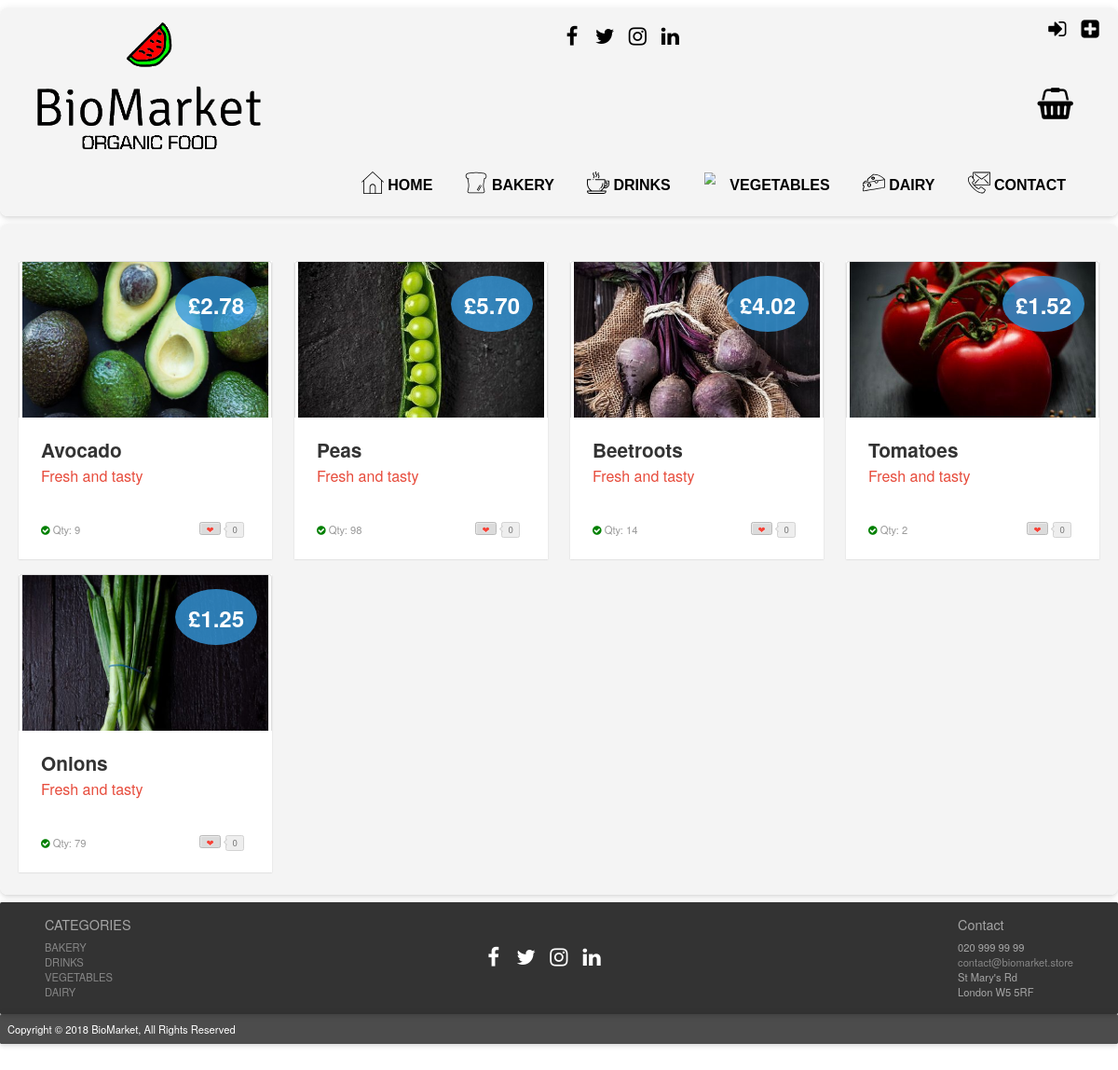
The app's page /?page=products_vegetables, older data.
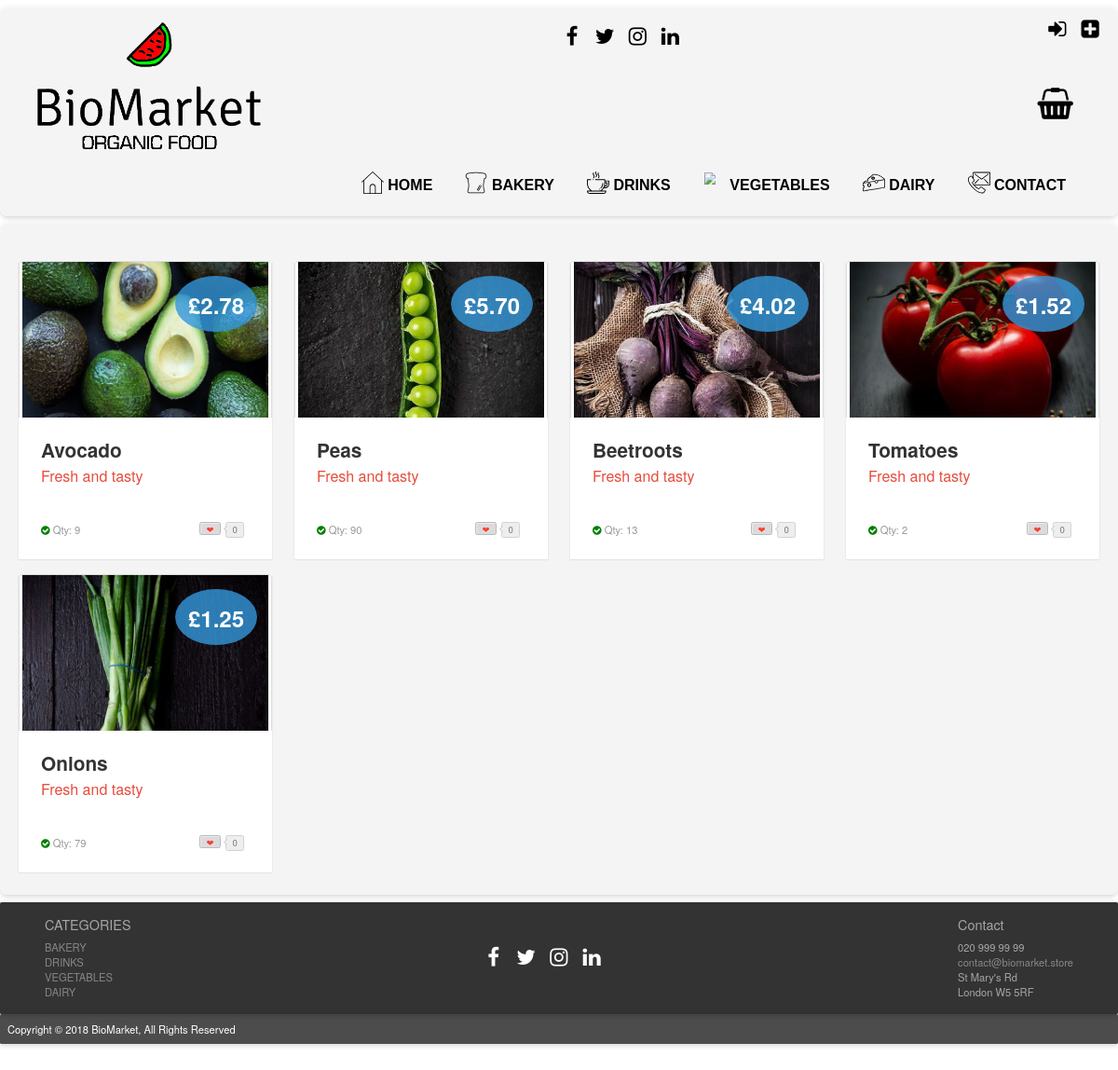
The same page, newer data.
### tables this page shows
CREATE TABLE IF NOT EXISTS `products` (
  `prod_id` int(11) NOT NULL AUTO_INCREMENT,
  `prod_name` varchar(50) NOT NULL,
  `price` decimal(5,2) NOT NULL,
  `sup_id` int(11) NOT NULL,
  `prod_dsc` varchar(230) NOT NULL,
  `prod_img` text NOT NULL,
  `cat_id` int(11) NOT NULL,
  `sto_qty` int(8) NOT NULL,
  PRIMARY KEY (`prod_id`),
  KEY `sup_id` (`sup_id`),
  KEY `cat_id` (`cat_id`)
);

### index.php (called while the page is built, shortened)
<?php
include "php/config.php";
$page = "home";
if (isset($_GET["page"])) {
    $page = basename($_GET["page"]);
}
if (file_exists("php/".$page.".php")) {
    include "php/".$page.".php";
}
include "layout.php";

### php/config.php (called while the page is built, shortened)
<?php
function is_logged_in()
{
    return isset($_SESSION["logged_in"]) && ($_SESSION["logged_in"] == true);
}
function get_user_level()
{
    $level = "VISITOR";
    return $level;
}

### php/products_vegetables.php (the view, shortened to what this page needs)
<!DOCTYPE html>
<html lang="en">
    <?php
    $userlevel = get_user_level();
    ?>
    <head>
        <link rel="stylesheet prefetch" href="css/__codepen_io_andytran_pen.css">
        <link rel="stylesheet" href="css/stylelogin.css">
        <link rel="stylesheet" href="css/product_card_style.css">
    </head>
    <body>
        <section class="category-section">
            <div class="container">
                <div class="row">
                    <?php
                    $search = "SELECT * FROM products WHERE cat_id = '3' ORDER BY prod_id ASC";
                    $result = mysqli_query($mysqli, $search);
                    while ($row = mysqli_fetch_assoc($result)) {
                        if (!$row["sto_qty"] <= 0) {
                            if ($userlevel == "MEMBER") {
                                ?>
                                <div class="col-lg-3 col-sm-6 col-xs-12" ><a href="#"></a>
                                    <div class="post-module">
                                        <div class="thumbnail">
                                            <div class="price">
                                                <div class="deal">&pound<?php echo $row["price"] ?></div>
                                            </div><img alt="product example" src="<?php echo $row["prod_img"] ?>">
                                        </div>
                                        <div class="post-content">
                                            <div class="category">
                                                <?php
                                                print '<div class="toCard"><a href="?page=product_page&prod_id=' . $row["prod_id"] . '&action=add_to_basket">Add to Basket</a>
                    </div> ';
                                                ?>
                                            </div>
                                            <h1 class="title"><?php echo $row["prod_name"] ?></h1>
                                            <h2 class="sub_title">Fresh and tasty</h2>
                                            <p class="description"><?php echo $row["prod_dsc"] ?>
                                            <div class="post-meta">
                                                <span class="showStock"><i class="fa fa-check-circle"></i>
                                                    <a>Qty: <?php echo $row["sto_qty"] ?></a></span><a href="#" title="Love it" class="btn btn-counter" data-count="0"><span>&#x2764;</span></a></div>
                                        </div>
                                    </div>
                                </div>
                                <?php
                            } else {
                                ?>
                                <div class="col-lg-3 col-sm-6 col-xs-12" ><a href="#"></a>
                                    <div class="post-module">
                                        <div class="thumbnail">
                                            <div class="price">
                                                <div class="deal">&pound<?php echo $row["price"] ?></div>
                                            </div><img alt="product example" src="<?php echo $row["prod_img"] ?>">
                                        </div>
                                        <div class="post-content">
                                            <h1 class="title"><?php echo $row["prod_name"] ?></h1>
                                            <h2 class="sub_title">Fresh and tasty</h2>
                                            <p class="description"><?php echo $row["prod_dsc"] ?>
                                            <div class="post-meta">
                                                <span class="showStock"><i class="fa fa-check-circle"></i>
                                                    <a>Qty: <?php echo $row["sto_qty"] ?></a></span><a href="#" title="Love it" class="btn btn-counter" data-count="0"><span>&#x2764;</span></a></div>
                                        </div>
                                    </div>
                                </div>
                                <?php
                            }
                        }
                    }
                    ?>
                </div>
            </div>
        </section>
    </body>
</html>

Row changes from the older to the newer data that the page shows:
changed products "Peas": sto_qty "98" → "90"
changed products "Beetroots": sto_qty "14" → "13"
